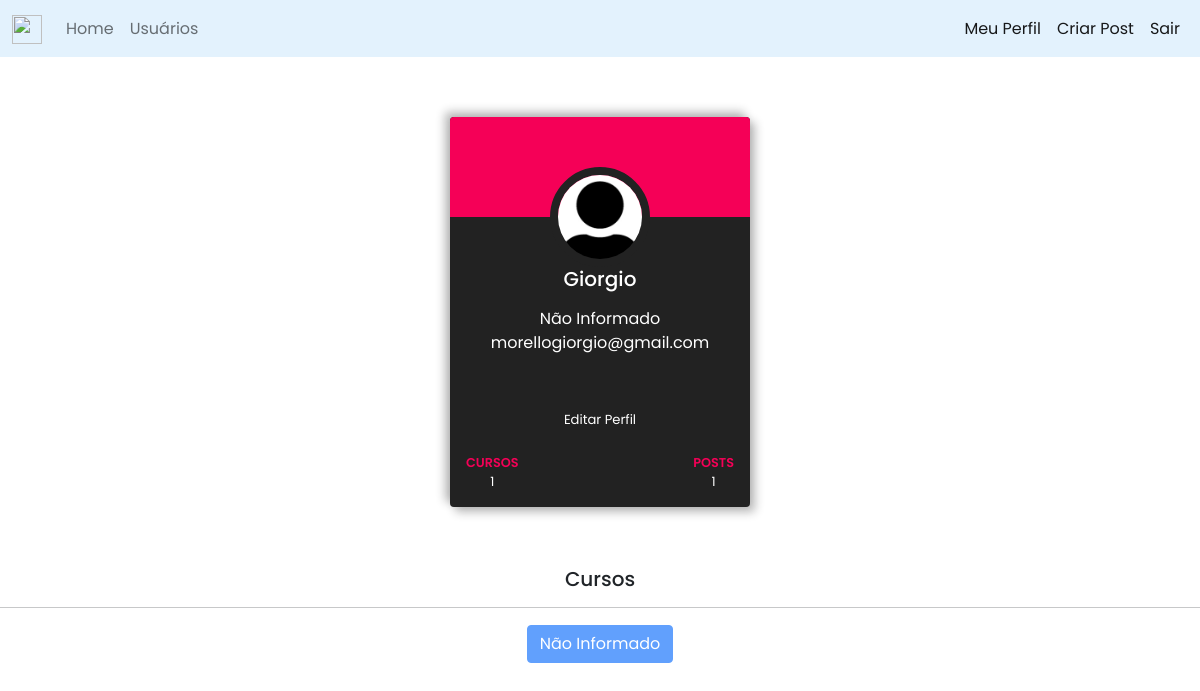
The app's page /meu-perfil (signed in) with its own data.
### projeto_site/models.py (models this page shows)
class Usuario(database.Model, UserMixin):
    id = database.Column(database.Integer, primary_key=True)
    username = database.Column(database.String, nullable=False)
    email = database.Column(database.String, nullable=False, unique=True)
    password = database.Column(database.String, nullable=False)
    foto_perfil = database.Column(database.String, default='default.jpg')
    posts = database.relationship('Post', backref='autor', lazy=True)
    profissao = database.Column(database.String, nullable=False, default='Não Informado')
    cursos = database.Column(database.String, nullable=False, default='Não Informado')
    def contar_post(self):
        return len(self.posts)

### projeto_site/routes.py (the view)
@app.route('/meu-perfil')
@login_required
def meu_perfil():
    foto_perfil = url_for(f'static', filename=f'foto_perfil/{current_user.foto_perfil}')
    return render_template('meu_perfil.html', foto_perfil=foto_perfil)

### projeto_site/models.py (called while the page is built)
@login_manager.user_loader
def load_usuario(id_usuario):
    return Usuario.query.get(int(id_usuario))

### projeto_site/templates/meu_perfil.html (shortened to what this page needs)
{% extends 'base.html' %}
{% block body %}
<div class="wrapper">
        <div class="card text-white">
            <div class="img-container d-flex align-items-center justify-content-center">
                <img src="{{ foto_perfil }}"
                    alt="" class="rounded-circle">
            </div>
            <div class="user">
                <div class="h5 text-center m-0">
                   <p>{{ current_user.username }}</p >
                </div>
                <div class="text-center text-white mb-4">
                    <span class="followers">{{ current_user.profissao }}</span>
                    <br>
                    <span class="followers pt-5">{{ current_user.email }}</span>
                </div>
                <div class="d-flex align-items-center justify-content-center mt-5">
                    <a href="{{ url_for('editar_perfil') }}"><div class="btn">Editar Perfil</div></a>
                </div>
            </div>
            <div class="px-3">
                <div class="d-flex align-items-center justify-content-between py-3 pe-none">
                    <div class="details project">
                        <div class="head text-uppercase">Cursos</div>
                        {% if current_user.cursos == ''%}
                            <div class="fs-08 text-center">0</div>
                        {% else %}
                            <div class="fs-08 text-center">{{ current_user.cursos.count(';') + 1}}</div>
                        {% endif %}
                    </div>
                    <div class="details post">
                        <div class="head text-uppercase">Posts </div>
                        <div class="fs-08 text-center">{{ current_user.contar_post() }}</div>
                    </div>
                </div>
            </div>
        </div>
    </div>
<center>
    <h5>Cursos</h5>
    <hr>
    <div class="row cur">
        <div class="col-12">
            {% for curso in current_user.cursos.split(';') %}
                {% if curso == '' %}
                <button type="button" class="btn btn-primary"disabled>Não Informado</button>
                {% else %}
                    <button type="button" class="btn btn-primary"disabled>{{ curso }}</button>
                {% endif %}
            {% endfor %}
        </div>
    </div>
</center>
{% endblock %}

### projeto_site/static/main.css (style rules this page uses)
* { margin: 0; padding: 0; box-sizing: border-box; font-family: 'Poppins', sans-serif; }
.wrapper { min-width: 100vw; display: flex; align-items: center; justify-content: center; padding: 5vw; }
.wrapper .card { width: 300px; background: #222; box-shadow: 5px 5px 10px #1f1f1f50, -5px -5px 10px #1f1f1f50; border: none; overflow: hidden; }
.wrapper .card .img-container img { width: 100px; height: 100px; object-fit: cover; z-index: 5; border: 8px solid #222; margin-top: calc((100px/2)*-1); }
.wrapper .card a { text-decoration: none; color: #fff; }
.wrapper .card .btn { font-size: 0.82rem; color: #fff; border-radius: 15px; }
.wrapper .card .head { font-size: 0.8rem; color: #F50057; font-weight: 600; }
.wrapper .card .fs-08 { font-size: 0.8rem; }
.cur { padding: 1px; }

### records on screen
Usuario: username "Giorgio", profissao "Não Informado", email "morellogiorgio@gmail.com", cursos "1", cursos "Não Informado"

### other values on screen
{{ current_user.contar_post() }} "1"
